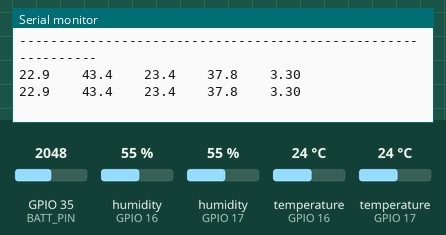
Simulated run of this sketch. Board: ESP32. Shown: the last lines printed to the serial monitor. The test bench sets the inputs (shaded band); at power-on: humidity (sensors on GPIO 16, GPIO 17) 55 %, GPIO 35 (BATT_PIN) = 2048, temperature (sensors on GPIO 16, GPIO 17) 24 °C.

Above: at 1.8 s.
1.9 s: humidity (sensor on GPIO 16) set to 22 %
At 2.8 s:
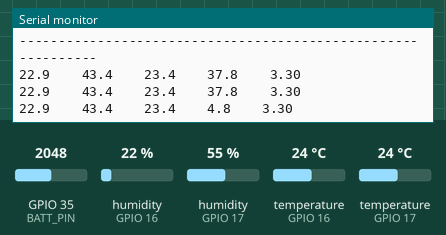
3.4 s: humidity (sensor on GPIO 17) set to 22 %
At 4.7 s:
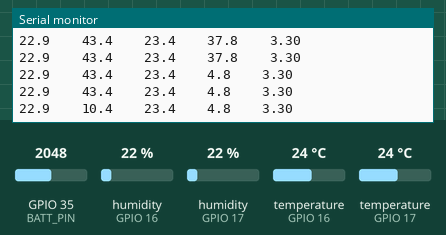
4.9 s: GPIO 35 (BATT_PIN) set to 2866
At 5.7 s:
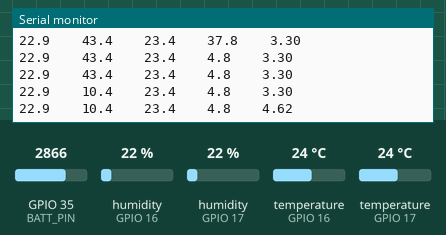
6.4 s: temperature (sensor on GPIO 16) set to 12 °C
At 7.6 s:
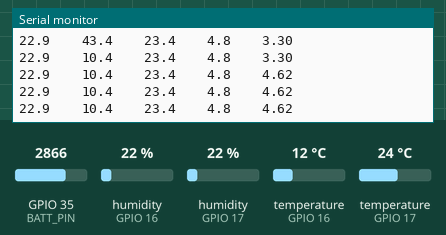
7.9 s: temperature (sensor on GPIO 17) set to 12 °C
At 8.8 s:
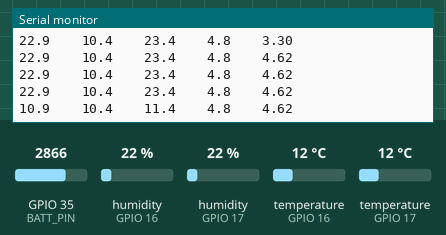
9.4 s: GPIO 35 (BATT_PIN) set to 3972
At 10.7 s:
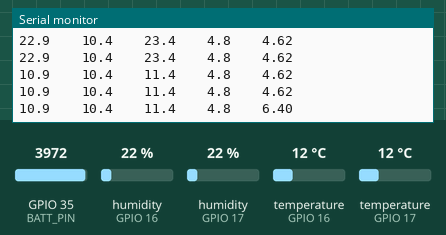
Timing chart, 0 to 11.9 s (numbered marks = the images above; inputs shaded):
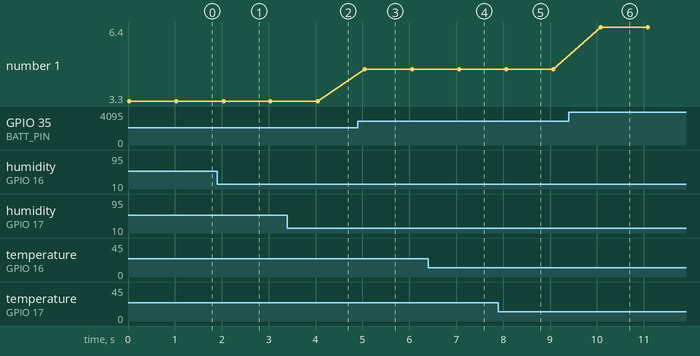

Measured:
- after the input at 1.9 s, the serial monitor: prints a new line after 0.14 s (image 1)
- after the input at 3.4 s, the serial monitor: prints a new line after 0.65 s (image 2)
- after the input at 4.9 s, the serial monitor: prints a new line after 0.15 s (image 3)
- after the input at 7.9 s, the serial monitor: prints a new line after 0.17 s (image 5)
- after the input at 9.4 s, the serial monitor: prints a new line after 0.68 s (image 6)
- plotted number 1: 3.3 → 4.62 after the input at 4.9 s, 4.62 → 6.4 after the input at 9.4 s

The sketch:

Validation_Test.ino
```cpp
#include "DHT.h"

// ================================
// KONFIGURASI PIN
// ================================
#define DHTPIN1 17
#define DHTPIN2 16
#define DHTTYPE DHT22
#define BATT_PIN 35

// ================================
// KONFIGURASI KALIBRASI (OFFSET) - TAHAP 2
// ================================
// Target: Xiaomi (27.1C | 62%)
#define T1_OFFSET -1.1
#define H1_OFFSET -11.6
#define T2_OFFSET -0.6
#define H2_OFFSET -17.2

DHT dht1(DHTPIN1, DHTTYPE);
DHT dht2(DHTPIN2, DHTTYPE);

void setup() {
  Serial.begin(115200);
  dht1.begin();
  dht2.begin();

  Serial.println("=== MODE VALIDASI TERKALIBRASI V2 ===");
  Serial.println("Data akan diupdate setiap 1 detik.");
  Serial.println("-------------------------------------------------------------");
  Serial.println("Suhu 1 (C)\tHum 1 (%)\tSuhu 2 (C)\tHum 2 (%)\tBaterai (V)");
  Serial.println("-------------------------------------------------------------");
}

void loop() {
  // 1. Baca Sensor RAW
  float h1_raw = dht1.readHumidity();
  float t1_raw = dht1.readTemperature();
  float h2_raw = dht2.readHumidity();
  float t2_raw = dht2.readTemperature();

  // 2. Terapkan Kalibrasi
  float t1 = t1_raw + T1_OFFSET;
  float h1 = h1_raw + H1_OFFSET;
  float t2 = t2_raw + T2_OFFSET;
  float h2 = h2_raw + H2_OFFSET;

  // 3. Baca Baterai
  int raw = analogRead(BATT_PIN);
  float voltage = (raw * (3.3 / 4095.0)) * 2.0;

  // 4. Tampilkan Data Terkalibrasi
  // Format: Nilai Terkalibrasi (Nilai Asli)

  if (isnan(t1)) Serial.print("Error\t\t");
  else {
    Serial.print(t1, 1);
    Serial.print("\t\t");
  }

  if (isnan(h1)) Serial.print("Error\t\t");
  else {
    Serial.print(h1, 1);
    Serial.print("\t\t");
  }

  if (isnan(t2)) Serial.print("Error\t\t");
  else {
    Serial.print(t2, 1);
    Serial.print("\t\t");
  }

  if (isnan(h2)) Serial.print("Error\t\t");
  else {
    Serial.print(h2, 1);
    Serial.print("\t\t");
  }

  Serial.println(voltage);

  delay(1000);
}
```
